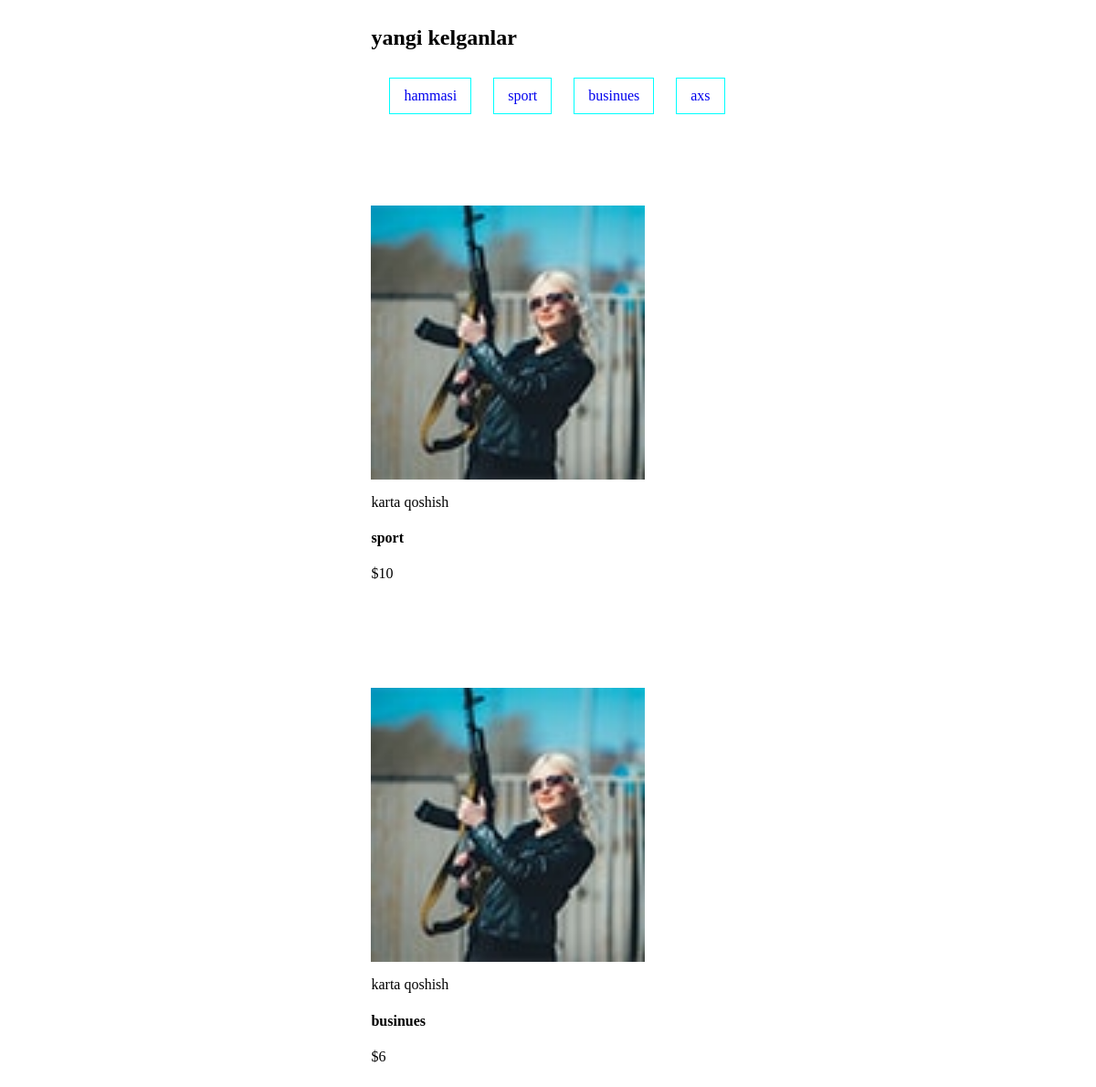
/cat/, run on an earlier commit of the app's database.
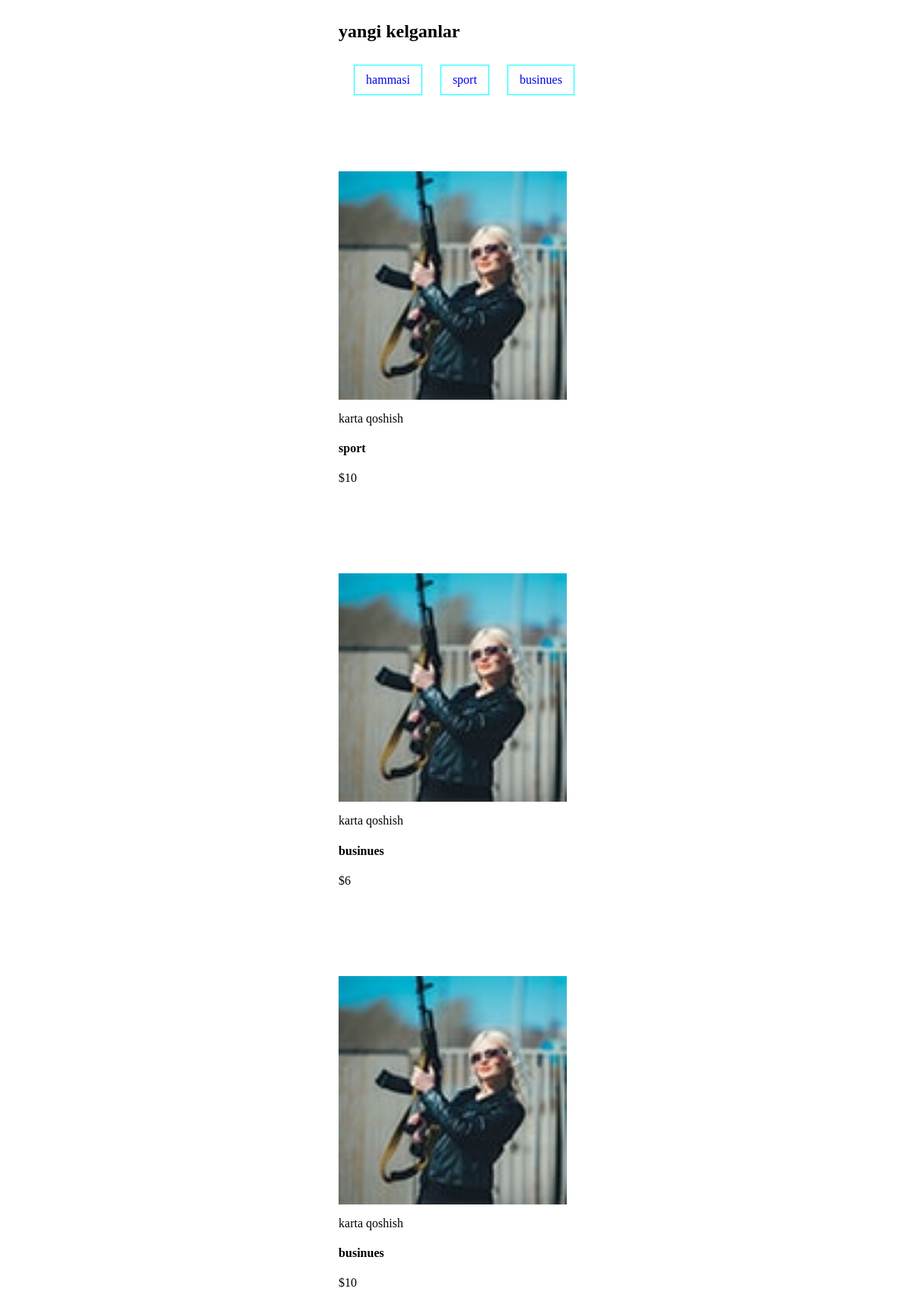
And on a later commit of the database.
### new_app/models.py (models this page shows, shortened)
class Category(models.Model):
    class Meta:
        verbose_name = 'My Category'
        verbose_name_plural = 'My Categorys'
    category_name = models.CharField(max_length=100)

class Arrival(models.Model):
    arrivals_img = models.ImageField()
    arrivals_title = models.CharField(max_length=200)
    arrivals_price = models.IntegerField(default=10)
    category = models.ForeignKey("Category", blank=True, on_delete=models.CASCADE)
    arrivals_size  = models.CharField(max_length=30)
    arrivals_text = models.TextField(max_length=700)

### new_app/views.py (the view)
# urls.py: path("cat/", cat, name="cat" )
def cat(request):
    category = request.GET.get('category')
    if category == None:
        arrivals = Arrival.objects.all()
    else:
        arrivals = Arrival.objects.filter(category__category_name=category)
    categires = Category.objects.all()
    context = {
        "arrivals":arrivals,
        "categoryes":categires,
    }
    return render(request, "includes/cat.html", context)

### templates/includes/cat.html (shortened to what this page needs)
{% load static %}
<section id="new-arrivals" class="new-arrivals">
    <div class="container">
        <div class="section-header">
            <h2>yangi kelganlar</h2>
            <a class="links" href="#">hammasi</a>
            {% for category in categoryes %}
            <a class="links" href="{% url 'NEWSROOM:cat' %}?category={{ category.category_name }}">{{ category.category_name }}</a>
            {% endfor %}
        </div>
        <div class="new-arrivals-content">
            <div class="row">
                {% for y in arrivals %}
                <div class="col-md-3 col-sm-4">
                    <div class="single-new-arrival">
                        <div class="single-new-arrival-bg">
                            <img class="images" src="{% static 'media/news-100x100-5.jpg' %}" alt="new-arrivals images">
                            <div class="new-arrival-cart">
                                <p>
                                    <a href="#">karta qoshish</a>
                                </p>
                            </div>
                        </div>
                        <h4 class="category"><a href="{% url 'NEWSROOM:arrivals_detal' y.pk %}">{{ y.arrivals_title }}</a></h4>
                        <p class="arrival-product-price">${{ y.arrivals_price }}</p>
                    </div>
                </div>
                {% endfor %}
            </div>
        </div>
    </div>
</section>

### templates/includes/cat.html (style rules this page uses)
section { display: flex; justify-content: center; align-items: center; min-height: 100vh; }
.links { border: 1px solid aqua !important; text-decoration: none !important; display: inline-block !important; padding: 10px 15px !important; margin-top: 10px; margin-left: 20px; }
.new-arrival-cart a { color:black; text-decoration: none; }
.category a { color: black; text-decoration: none; }
.images { margin-top: 100px; width: 300px; height: 300px; }

What changed in the data, as far as the page shows it:
removed Category: category_name "axs"
added Arrival: arrivals_title "businues", arrivals_price "10"
